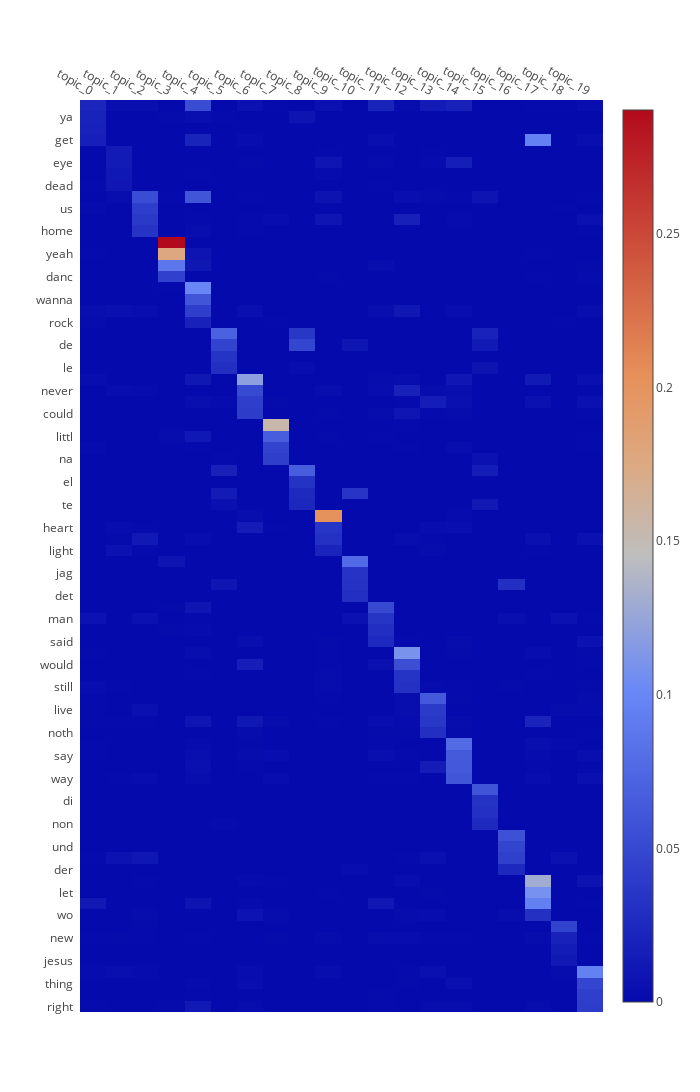

Notebook cell for this chart:
### Code cell
from plotly.offline import download_plotlyjs, init_notebook_mode, plot, iplot
import plotly.graph_objs as go
init_notebook_mode(connected=True)
import numpy as np

data_for_plot = smart_sort(phi, 4)

heatmap = go.Heatmap(
    x = data_for_plot.columns,
    y = data_for_plot.index.values,
    z = data_for_plot.values,
)
layout = go.Layout(
    xaxis=dict(ticks='', side='top'),
    yaxis=dict(ticks='', ticksuffix='  '),
    width=700,
    height=1500,
    autosize=False,
)
fig = go.Figure(
    data = [heatmap],
    layout=layout,
)
iplot(fig)

### Figure 1 — Plotly figure (JSON) as saved in the notebook; plotly's stock layout.template omitted (floating-point values rounded to 4 significant figures; data arrays with more than 128 entries replaced by an {"elided": "..."} marker saying what was removed)
{"data": [{"type": "heatmap", "x": ["topic_0", "topic_1", "topic_2", "topic_3", "topic_4", "topic_5", "topic_6", "topic_7", "topic_8", "topic_9", "topic_10", "topic_11", "topic_12", "topic_13", "topic_14", "topic_15", "topic_16", "topic_17", "topic_18", "topic_19"], "y": ["right", "good", "thing", "one", "jesus", "king", "new", "god", "wo", "got", "let", "go", "der", "die", "und", "ich", "non", "che", "di", "e", "way", "feel", "say", "want", "noth", "take", "live", "life", "still", "long", "would", "time", "said", "hey", "man", "gonna", "det", "du", "jag", "ooh", "light", "night", "heart", "love", "te", "en", "el", "que", "na", "stay", "littl", "away", "could", "ca", "never", "know", "le", "je", "de", "la", "rock", "back", "wanna", "babi", "danc", "girl", "yeah", "oh", "home", "day", "us", "come", "dead", "fire", "eye", "burn", "get", "fuck", "ya", "like"], "z": {"elided": "80x20 float values"}}], "layout": {"autosize": false, "height": 1500, "width": 700, "xaxis": {"side": "top", "ticks": ""}, "yaxis": {"ticks": "", "ticksuffix": "  "}}}
